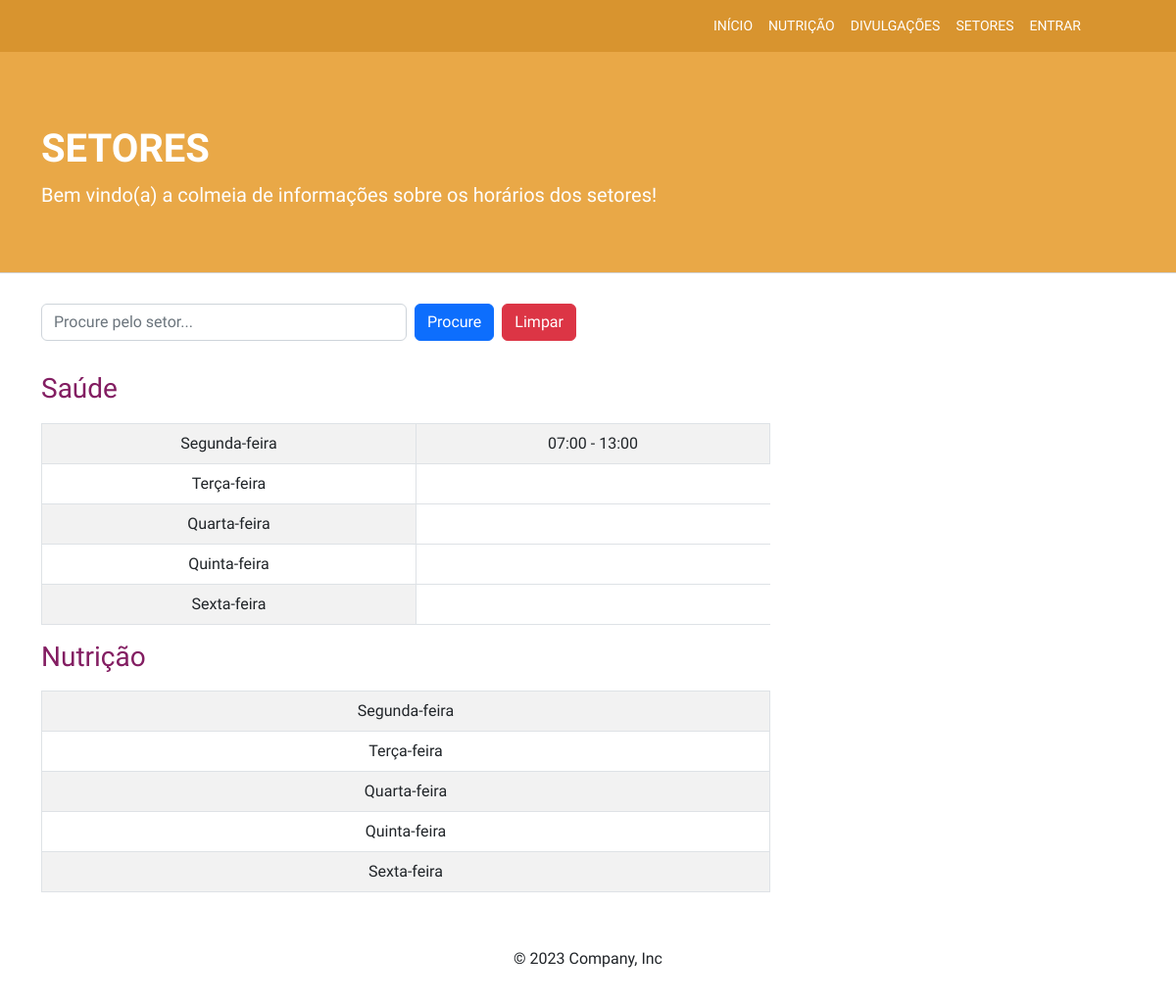
Before: /setores/ with the older database file.
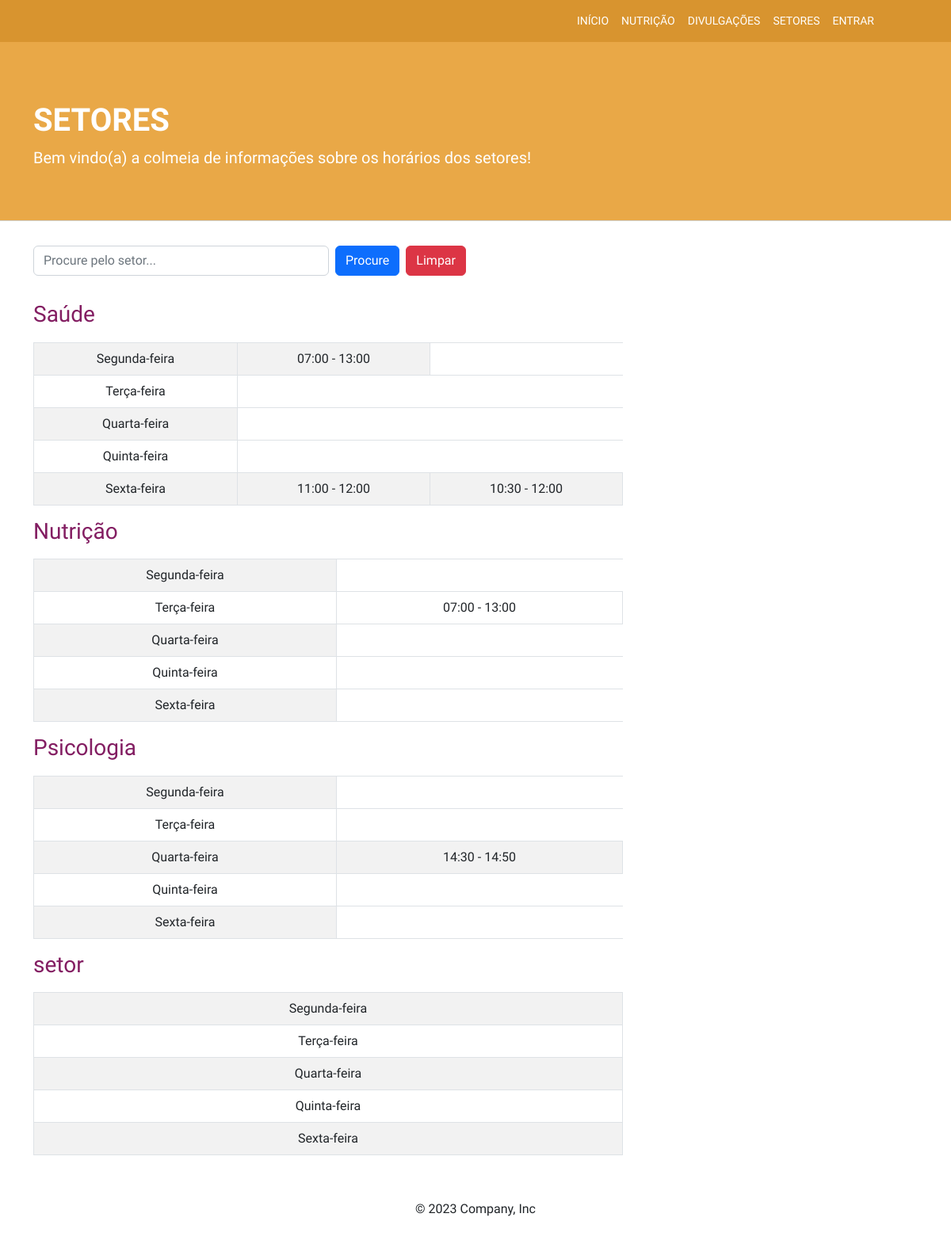
After: the same page with the newer database file.
### servicos/models.py (models this page shows, shortened)
class HorarioSetor(models.Model):
    DIAS_SEMANA_CHOICES = (
        ("SEG", "Segunda-feira"),
        ("TER", "Terça-feira"),
        ("QUA", "Quarta-feira"),
        ("QUI", "Quinta-feira"),
        ("SEX", "Sexta-feira")
    )
    horario_inicio = models.TimeField(verbose_name="Horário de início", auto_now_add=False)
    horario_fim = models.TimeField(verbose_name="Horário de fim", auto_now_add=False)
    setor = models.ForeignKey(Setor, related_name="horario_do_setor", on_delete=models.SET_NULL, null=True)
    dia_semana = models.CharField(verbose_name="Dia da semana", choices=DIAS_SEMANA_CHOICES, max_length=3)
    class Meta:
        verbose_name = "Horário do setor"
        verbose_name_plural = "Horários dos setores"

class Setor(models.Model):
    BLOCO_CHOICES = (
        ("A", "A"),
        ("B", "B")
    )
    nome = models.CharField(verbose_name="Nome do setor", max_length=25)
    bloco = models.CharField(verbose_name="Bloco do setor", choices=BLOCO_CHOICES, max_length=1)
    numero = models.IntegerField(verbose_name="Número da sala")
    class Meta:
        verbose_name = "Setor"
        verbose_name_plural = "Setores"

### paginas/views.py (the view)
# urls.py: path('setores/',views.setores_view, name='setores'),
def setores_view(request):
    if 'q' in request.GET:
        procura = request.GET['q']
        setores = Setor.objects.filter(nome__icontains=procura)
        setores_info = {}
    else:
        setores = Setor.objects.all()
        setores_info = {}
    for setor in setores:
        setor_info = {'nome': setor.nome, 'horarios': []}
        for horario in setor.horario_do_setor.all():
            info_horario = {
                'dia_semana': horario.dia_semana,
                'horario_inicio': horario.horario_inicio,
                'horario_fim': horario.horario_fim
            }
            setor_info['horarios'].append(info_horario)
        setores_info[setor.nome] = setor_info
    context = {'setores_info': setores_info}
    return render(request, 'setores.html', context)

### paginas/templates/setores.html (shortened to what the changed rows need)
{% extends "modelo.html" %}
{% load static %}
{% block 'cabecalho' %}
    <section class="container-fluid" id="cabecalho">
        <section class="container">
        <section class="row">
            <section class="col-md-12">
            <section id="conteudo-cabecalho">
                <h1 id="titulo">SETORES</h1>
            </section>
            </section>
        </section>
        </section>
    </section>
{% endblock 'cabecalho' %}
{% block 'conteudo' %}
    {% block 'horario-setor' %}
        <section class='container-fluid'>
            <section class='container'>
                <section class='row'>
                    {% for setor_nome, setor_info in setores_info.items %}
                        <section class='col-md-12'>
                            <h3 class='h3 titulo-conteudo'> {{ setor_info.nome }} </h3>
                            <article class='col-md-8'>
                                <div class='table-responsive'>
                                    <table class='table table-striped table-hover table-bordered align-middle'>
                                        <tbody>
                                            <tr>
                                                <td>Segunda-feira</td>
                                                {% for horario in setor_info.horarios %}
                                                    {% if horario.dia_semana == "SEG" %}
                                                        <td> {{ horario.horario_inicio }} - {{ horario.horario_fim }} </td>
                                                    {% endif %}
                                                {% endfor %}
                                            </tr>
                                            <tr>
                                                <td>Terça-feira</td>
                                                {% for horario in setor_info.horarios %}
                                                    {% if horario.dia_semana == "TER" %}
                                                        <td> {{ horario.horario_inicio }} - {{ horario.horario_fim }} </td>
                                                    {% endif %}
                                                {% endfor %}
                                            </tr>
                                            <tr>
                                                <td>Quarta-feira</td>
                                                {% for horario in setor_info.horarios %}
                                                    {% if horario.dia_semana == "QUA" %}
                                                        <td> {{ horario.horario_inicio }} - {{ horario.horario_fim }} </td>
                                                    {% endif %}
                                                {% endfor %}
                                            </tr>
                                            <tr>
                                                <td>Quinta-feira</td>
                                            </tr>
                                            <tr>
                                                <td>Sexta-feira</td>
                                                {% for horario in setor_info.horarios %}
                                                    {% if horario.dia_semana == "SEX" %}
                                                        <td> {{ horario.horario_inicio }} - {{ horario.horario_fim }} </td>
                                                    {% endif %}
                                                {% endfor %}
                                            </tr>
                                        </tbody>
                                    </table>
                                </div>
                            </article>
                        </section>
                    {% endfor %}
                </section>
            </section>
        </section>
    {% endblock 'horario-setor' %}
{% endblock 'conteudo' %}

Changed rows visible on the page:
added HorarioSetor: horario_inicio "11:00", horario_fim "12:00"
added HorarioSetor: horario_inicio "10:30", horario_fim "12:00"
added HorarioSetor: horario_inicio "07:00", horario_fim "13:00"
added Setor: nome "Psicologia"
added HorarioSetor: horario_inicio "14:30", horario_fim "14:50"
added Setor: nome "setor"
Other visible differences:
new list line: "Segunda-feira Terça-feira Quarta-feira - Quinta-feira Sexta-feira"
new list line: "Segunda-feira Terça-feira Quarta-feira Quinta-feira Sexta-feira"
